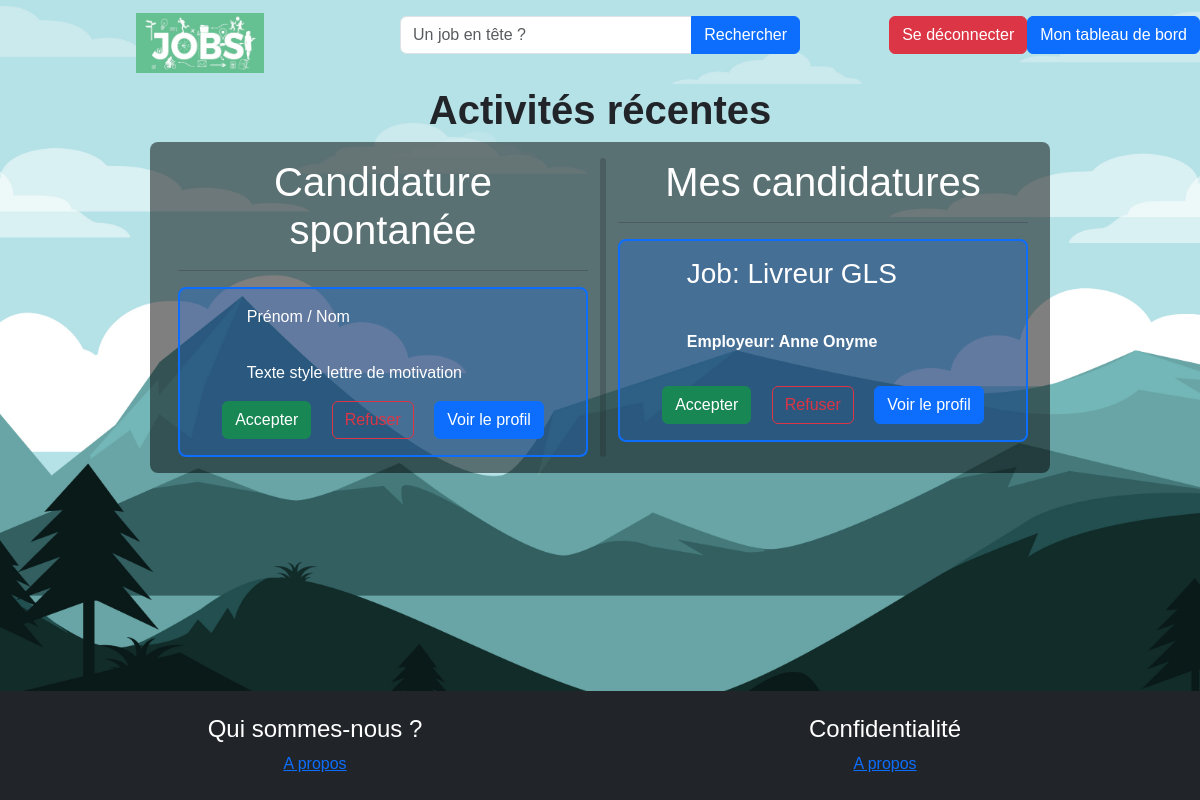
/index.php?section=activitesRecentes (signed in), run on an earlier commit of the app's database.
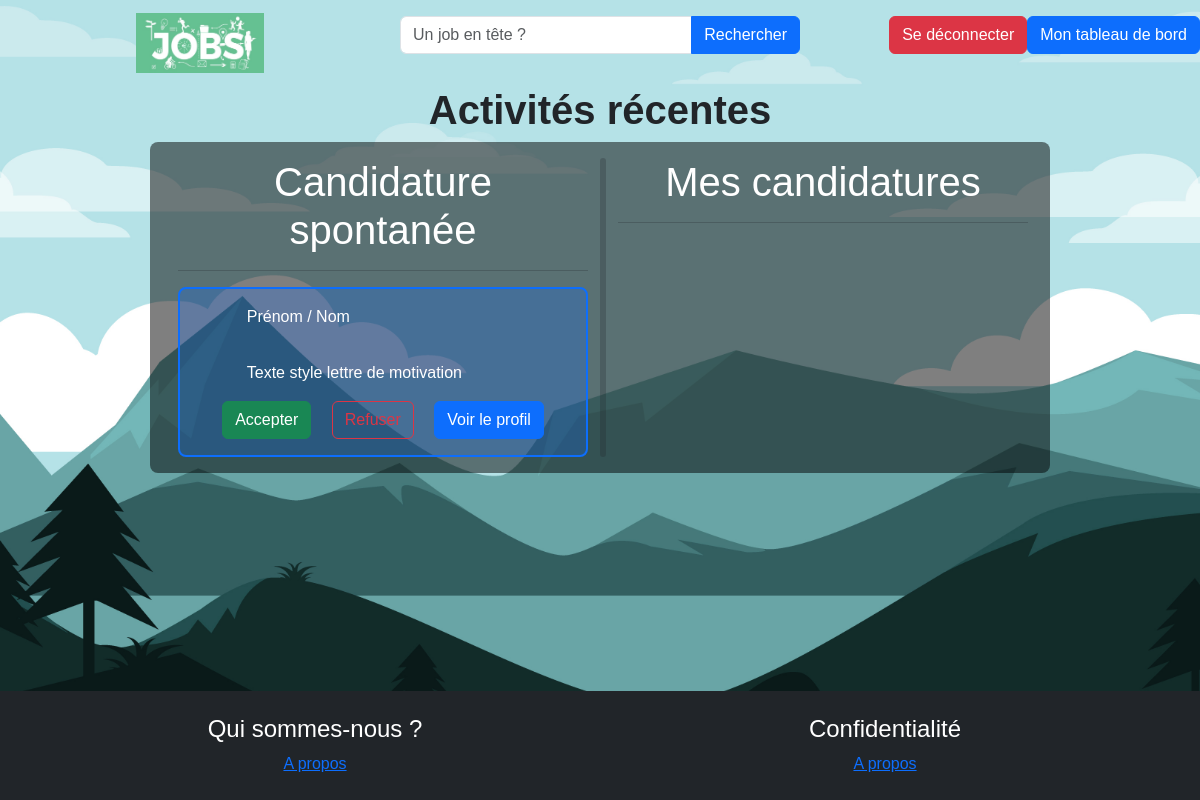
And on a later commit of the database.
### tables this page shows
CREATE TABLE `candidature` (
  `idEtudiant` int(11) NOT NULL,
  `idOffre` int(11) NOT NULL,
  `idStatut` tinyint(4) NOT NULL DEFAULT 1
);

CREATE TABLE `offre` (
  `idOffre` int(11) NOT NULL,
  `intitoffre` varchar(255) NOT NULL,
  `idAct` int(11) NOT NULL,
  `lieuTravail` varchar(100) NOT NULL,
  `idContrat` int(11) NOT NULL,
  `debutPeriod` date NOT NULL,
  `finPeriod` date DEFAULT NULL,
  `descOffre` text NOT NULL,
  `idEmployeur` int(11) NOT NULL,
  `idValidation` tinyint(1) NOT NULL DEFAULT 0,
  `datePublication` date NOT NULL DEFAULT current_timestamp()
);

CREATE TABLE `utilisateur` (
  `idUser` int(11) NOT NULL,
  `civilite` tinyint(4) NOT NULL,
  `nom` varchar(30) NOT NULL,
  `prenom` varchar(30) NOT NULL,
  `email` varchar(255) NOT NULL,
  `passwd` text NOT NULL,
  `tel` varchar(20) NOT NULL,
  `imgUser` text NOT NULL DEFAULT 'defaultUser.png',
  `cvUser` text DEFAULT NULL,
  `idStatut` tinyint(4) NOT NULL,
  `bio` text DEFAULT NULL
);

### controleur/activitesRecentes.php (called while the page is built)
<?php
require_once('modele/mod_dashboard.php');
$ActiRecentes = [];
$isStudent = false;
if (intval($_SESSION["status"])==1) {
  $isStudent = true;
  $ActiRecentes= getApplicationsFromStudent($cnxSession);
}
require_once('vue/vue_activitesRecentes.php');

### modele/mod_dashboard.php (called while the page is built, shortened)
<?php
function getApplicationsFromStudent($idStudent){
    $bdd = db_connect();
    $req = $bdd->prepare("SELECT C.idEtudiant, O.*, E.* FROM candidature C INNER JOIN offre O ON C.idOffre = O.idOffre JOIN utilisateur E ON E.idUser = O.idEmployeur WHERE C.idEtudiant = ?");
    if($req->execute([
        $idStudent
    ]))
    return $req->fetchAll(PDO::FETCH_ASSOC);
}
?>

### vue/vue_activitesRecentes.php (the view, shortened to what this page needs)
<?php
    include "vue_entete.php";
?>
      <h1 class="titreprincipal"><b>Activités récentes</b></h1>
      <div class="rounded-3 col-md-8 row flex-nowrap bg-black bg-opacity-50 w-75 mx-auto p-3 align-self-center menu-pleine-hauteur">
            <div class="col-md-6">
                <h1 class="text-center text-white">Candidature spontanée</h1>
                <hr>
                <div class="bg-primary bg-opacity-25 rounded-3 border border-2 border-primary">
                  <div class="rounded-3 col-md-12 row w-75 mx-auto p-3 align-self-center text-white">Prénom / Nom</div>
                  <div class="rounded-3 col-md-12 row w-75 mx-auto p-3 align-self-center text-white">Texte style lettre de motivation</div>
                  <div class="d-grid d-md-block text-center">
                      <a href="#" class="btn btn-success mb-3 mx-2">Accepter</a>
                      <a href="#" class="btn btn-outline-danger mb-3 mx-2">Refuser</a>
                      <a href="?section=unEtud" class="btn btn-primary mb-3 mx-2">Voir le profil</a>
                  </div>
                </div>
            </div>
<div class="vr border-3 border border-dark rounded-4 p-0"></div>
            <div class="col-md-6">
              <h1 class="text-center text-white"><?= $isStudent ? "Mes candidatures" : "Réponse à une offre" ?></h1>
              <hr>
              <?php
                    foreach($ActiRecentes as $uneActi)
                    {
                      $intitOffre = $uneActi['intitoffre'];
                      $prenom = $uneActi['prenom'];
                      $nom = $uneActi['nom'];
              ?>
              <div class="bg-primary bg-opacity-25 rounded-3 border border-2 border-primary my-2">
                <h3 class="rounded-3 col-md-12 row w-75 mx-auto p-3 align-self-center text-white">Job: <?= $intitOffre ?></h3>
                <p class="rounded-3 col-md-12 row w-75 mx-auto p-3 align-self-center text-white fw-bold">Employeur: <?= $prenom, " ", $nom ?></p>
                  <div class="d-grid d-md-block text-center">
                      <a href="#" class="btn btn-success mb-3 mx-2">Accepter</a>
                      <a href="#" class="btn btn-outline-danger mb-3 mx-2">Refuser</a>
                      <a href="?section=unEtud" class="btn btn-primary mb-3 mx-2">Voir le profil</a>
                  </div>
              </div>
            <?php
                    }
            ?>
            </div>
      </div>
<?php include_once("vue/vue_footer.php"); ?>

What changed in the data, as far as the page shows it:
removed candidature: idOffre.intitoffre "Livreur GLS", utilisateur.prenom "Anne", utilisateur.nom "Onyme"
